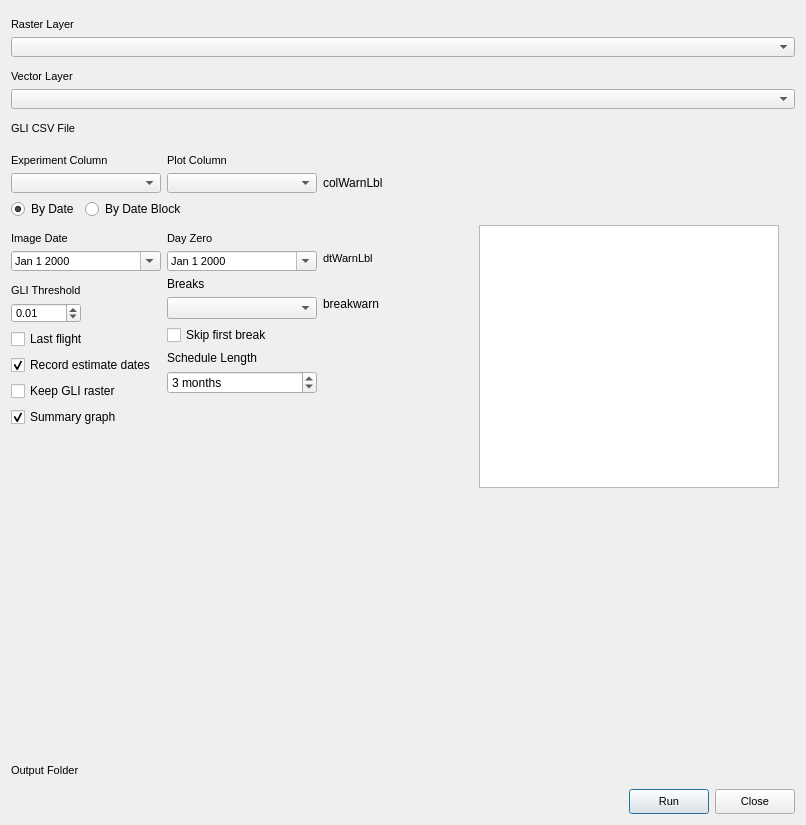
<?xml version="1.0" encoding="UTF-8"?>
<ui version="4.0">
 <class>MattiDialogBase</class>
 <widget class="QDialog" name="MattiDialogBase">
  <property name="geometry">
   <rect>
    <x>0</x>
    <y>0</y>
    <width>806</width>
    <height>825</height>
   </rect>
  </property>
  <property name="sizePolicy">
   <sizepolicy hsizetype="Preferred" vsizetype="Maximum">
    <horstretch>0</horstretch>
    <verstretch>0</verstretch>
   </sizepolicy>
  </property>
  <property name="minimumSize">
   <size>
    <width>0</width>
    <height>0</height>
   </size>
  </property>
  <property name="maximumSize">
   <size>
    <width>16777215</width>
    <height>16777215</height>
   </size>
  </property>
  <property name="windowTitle">
   <string>Matti</string>
  </property>
  <layout class="QGridLayout" name="gridLayout_2">
   <item row="0" column="0">
    <layout class="QVBoxLayout" name="verticalLayout_9">
     <item>
      <layout class="QVBoxLayout" name="verticalLayout_3">
       <item>
        <layout class="QVBoxLayout" name="verticalLayout_2">
         <item>
          <layout class="QVBoxLayout" name="verticalLayout">
           <item>
            <widget class="QLabel" name="label">
             <property name="minimumSize">
              <size>
               <width>0</width>
               <height>20</height>
              </size>
             </property>
             <property name="maximumSize">
              <size>
               <width>16777215</width>
               <height>20</height>
              </size>
             </property>
             <property name="font">
              <font>
               <pointsize>8</pointsize>
               <weight>50</weight>
               <bold>false</bold>
              </font>
             </property>
             <property name="text">
              <string>Raster Layer</string>
             </property>
             <property name="alignment">
              <set>Qt::AlignBottom|Qt::AlignLeading|Qt::AlignLeft</set>
             </property>
            </widget>
           </item>
           <item>
            <widget class="QComboBox" name="rasterCmboBox">
             <property name="maximumSize">
              <size>
               <width>16777215</width>
               <height>20</height>
              </size>
             </property>
             <property name="font">
              <font>
               <pointsize>8</pointsize>
              </font>
             </property>
            </widget>
           </item>
           <item>
            <widget class="QLabel" name="label_2">
             <property name="minimumSize">
              <size>
               <width>0</width>
               <height>20</height>
              </size>
             </property>
             <property name="maximumSize">
              <size>
               <width>16777215</width>
               <height>20</height>
              </size>
             </property>
             <property name="font">
              <font>
               <pointsize>8</pointsize>
               <weight>50</weight>
               <bold>false</bold>
              </font>
             </property>
             <property name="text">
              <string>Vector Layer</string>
             </property>
             <property name="alignment">
              <set>Qt::AlignBottom|Qt::AlignLeading|Qt::AlignLeft</set>
             </property>
            </widget>
           </item>
           <item>
            <widget class="QComboBox" name="shpCmboBox">
             <property name="maximumSize">
              <size>
               <width>16777215</width>
               <height>20</height>
              </size>
             </property>
             <property name="font">
              <font>
               <pointsize>8</pointsize>
              </font>
             </property>
            </widget>
           </item>
           <item>
            <widget class="QLabel" name="label_4">
             <property name="minimumSize">
              <size>
               <width>0</width>
               <height>20</height>
              </size>
             </property>
             <property name="maximumSize">
              <size>
               <width>16777215</width>
               <height>20</height>
              </size>
             </property>
             <property name="font">
              <font>
               <pointsize>8</pointsize>
               <weight>50</weight>
               <bold>false</bold>
              </font>
             </property>
             <property name="text">
              <string>GLI CSV File</string>
             </property>
             <property name="alignment">
              <set>Qt::AlignBottom|Qt::AlignLeading|Qt::AlignLeft</set>
             </property>
            </widget>
           </item>
           <item>
            <widget class="QgsFileWidget" name="csvFile">
             <property name="maximumSize">
              <size>
               <width>16777215</width>
               <height>20</height>
              </size>
             </property>
             <property name="font">
              <font>
               <pointsize>8</pointsize>
              </font>
             </property>
             <property name="dialogTitle">
              <string>Select GLI data CSV</string>
             </property>
             <property name="filter">
              <string>CSV Files (*.csv)</string>
             </property>
             <property name="storageMode">
              <enum>QgsFileWidget::SaveFile</enum>
             </property>
             <property name="relativeStorage">
              <enum>QgsFileWidget::Absolute</enum>
             </property>
            </widget>
           </item>
          </layout>
         </item>
         <item>
          <layout class="QHBoxLayout" name="horizontalLayout_2">
           <item>
            <layout class="QGridLayout" name="gridLayout">
             <item row="0" column="0">
              <widget class="QLabel" name="label_5">
               <property name="minimumSize">
                <size>
                 <width>150</width>
                 <height>20</height>
                </size>
               </property>
               <property name="maximumSize">
                <size>
                 <width>150</width>
                 <height>20</height>
                </size>
               </property>
               <property name="font">
                <font>
                 <pointsize>8</pointsize>
                 <weight>50</weight>
                 <bold>false</bold>
                </font>
               </property>
               <property name="text">
                <string>Experiment Column</string>
               </property>
               <property name="alignment">
                <set>Qt::AlignBottom|Qt::AlignLeading|Qt::AlignLeft</set>
               </property>
              </widget>
             </item>
             <item row="0" column="1">
              <widget class="QLabel" name="label_9">
               <property name="minimumSize">
                <size>
                 <width>150</width>
                 <height>20</height>
                </size>
               </property>
               <property name="maximumSize">
                <size>
                 <width>150</width>
                 <height>20</height>
                </size>
               </property>
               <property name="font">
                <font>
                 <pointsize>8</pointsize>
                 <weight>50</weight>
                 <bold>false</bold>
                </font>
               </property>
               <property name="text">
                <string>Plot Column</string>
               </property>
               <property name="alignment">
                <set>Qt::AlignBottom|Qt::AlignLeading|Qt::AlignLeft</set>
               </property>
              </widget>
             </item>
             <item row="1" column="0">
              <widget class="QComboBox" name="exptCmboBox">
               <property name="enabled">
                <bool>true</bool>
               </property>
               <property name="minimumSize">
                <size>
                 <width>150</width>
                 <height>20</height>
                </size>
               </property>
               <property name="maximumSize">
                <size>
                 <width>150</width>
                 <height>20</height>
                </size>
               </property>
              </widget>
             </item>
             <item row="1" column="1">
              <widget class="QComboBox" name="plotCmboBox">
               <property name="minimumSize">
                <size>
                 <width>150</width>
                 <height>20</height>
                </size>
               </property>
               <property name="maximumSize">
                <size>
                 <width>150</width>
                 <height>20</height>
                </size>
               </property>
              </widget>
             </item>
            </layout>
           </item>
           <item>
            <widget class="QLabel" name="colWarnLbl">
             <property name="minimumSize">
              <size>
               <width>150</width>
               <height>40</height>
              </size>
             </property>
             <property name="maximumSize">
              <size>
               <width>16777215</width>
               <height>40</height>
              </size>
             </property>
             <property name="text">
              <string>colWarnLbl</string>
             </property>
             <property name="alignment">
              <set>Qt::AlignBottom|Qt::AlignLeading|Qt::AlignLeft</set>
             </property>
             <property name="wordWrap">
              <bool>true</bool>
             </property>
            </widget>
           </item>
           <item>
            <spacer name="horizontalSpacer_4">
             <property name="orientation">
              <enum>Qt::Horizontal</enum>
             </property>
             <property name="sizeHint" stdset="0">
              <size>
               <width>40</width>
               <height>20</height>
              </size>
             </property>
            </spacer>
           </item>
          </layout>
         </item>
        </layout>
       </item>
       <item>
        <layout class="QHBoxLayout" name="horizontalLayout_3">
         <item>
          <widget class="QRadioButton" name="byDateBtn">
           <property name="text">
            <string>By Date</string>
           </property>
           <property name="checked">
            <bool>true</bool>
           </property>
           <attribute name="buttonGroup">
            <string notr="true">buttonGroup</string>
           </attribute>
          </widget>
         </item>
         <item>
          <widget class="QRadioButton" name="byDBBtn">
           <property name="text">
            <string>By Date Block</string>
           </property>
           <property name="checked">
            <bool>false</bool>
           </property>
           <attribute name="buttonGroup">
            <string notr="true">buttonGroup</string>
           </attribute>
          </widget>
         </item>
         <item>
          <spacer name="horizontalSpacer_2">
           <property name="orientation">
            <enum>Qt::Horizontal</enum>
           </property>
           <property name="sizeHint" stdset="0">
            <size>
             <width>40</width>
             <height>20</height>
            </size>
           </property>
          </spacer>
         </item>
        </layout>
       </item>
      </layout>
     </item>
     <item>
      <layout class="QHBoxLayout" name="horizontalLayout_4">
       <item>
        <layout class="QVBoxLayout" name="verticalLayout_6">
         <item>
          <widget class="QLabel" name="label_3">
           <property name="minimumSize">
            <size>
             <width>150</width>
             <height>20</height>
            </size>
           </property>
           <property name="maximumSize">
            <size>
             <width>150</width>
             <height>20</height>
            </size>
           </property>
           <property name="font">
            <font>
             <pointsize>8</pointsize>
             <weight>50</weight>
             <bold>false</bold>
            </font>
           </property>
           <property name="text">
            <string>Image Date</string>
           </property>
           <property name="alignment">
            <set>Qt::AlignBottom|Qt::AlignLeading|Qt::AlignLeft</set>
           </property>
          </widget>
         </item>
         <item>
          <widget class="QDateEdit" name="imgDt">
           <property name="minimumSize">
            <size>
             <width>150</width>
             <height>20</height>
            </size>
           </property>
           <property name="maximumSize">
            <size>
             <width>150</width>
             <height>20</height>
            </size>
           </property>
           <property name="font">
            <font>
             <pointsize>8</pointsize>
            </font>
           </property>
           <property name="displayFormat">
            <string>MMM d yyyy</string>
           </property>
           <property name="calendarPopup">
            <bool>true</bool>
           </property>
          </widget>
         </item>
         <item>
          <widget class="QLabel" name="label_6">
           <property name="minimumSize">
            <size>
             <width>0</width>
             <height>20</height>
            </size>
           </property>
           <property name="maximumSize">
            <size>
             <width>16777215</width>
             <height>20</height>
            </size>
           </property>
           <property name="font">
            <font>
             <pointsize>8</pointsize>
             <weight>50</weight>
             <bold>false</bold>
            </font>
           </property>
           <property name="text">
            <string>GLI Threshold</string>
           </property>
           <property name="alignment">
            <set>Qt::AlignBottom|Qt::AlignLeading|Qt::AlignLeft</set>
           </property>
          </widget>
         </item>
         <item>
          <widget class="QDoubleSpinBox" name="threshSpin">
           <property name="minimumSize">
            <size>
             <width>70</width>
             <height>0</height>
            </size>
           </property>
           <property name="maximumSize">
            <size>
             <width>70</width>
             <height>20</height>
            </size>
           </property>
           <property name="font">
            <font>
             <pointsize>8</pointsize>
            </font>
           </property>
           <property name="minimum">
            <double>-0.100000000000000</double>
           </property>
           <property name="maximum">
            <double>0.100000000000000</double>
           </property>
           <property name="singleStep">
            <double>0.010000000000000</double>
           </property>
           <property name="value">
            <double>0.010000000000000</double>
           </property>
          </widget>
         </item>
         <item>
          <widget class="QCheckBox" name="lastFlight">
           <property name="maximumSize">
            <size>
             <width>16777215</width>
             <height>20</height>
            </size>
           </property>
           <property name="text">
            <string>Last flight</string>
           </property>
          </widget>
         </item>
         <item>
          <widget class="QCheckBox" name="estBox">
           <property name="text">
            <string>Record estimate dates</string>
           </property>
           <property name="checked">
            <bool>true</bool>
           </property>
          </widget>
         </item>
         <item>
          <widget class="QCheckBox" name="gliKeep">
           <property name="maximumSize">
            <size>
             <width>16777215</width>
             <height>20</height>
            </size>
           </property>
           <property name="text">
            <string>Keep GLI raster</string>
           </property>
           <property name="checked">
            <bool>false</bool>
           </property>
          </widget>
         </item>
         <item>
          <widget class="QCheckBox" name="summaryBox">
           <property name="maximumSize">
            <size>
             <width>16777215</width>
             <height>20</height>
            </size>
           </property>
           <property name="text">
            <string>Summary graph</string>
           </property>
           <property name="checked">
            <bool>true</bool>
           </property>
          </widget>
         </item>
         <item>
          <spacer name="verticalSpacer_3">
           <property name="orientation">
            <enum>Qt::Vertical</enum>
           </property>
           <property name="sizeHint" stdset="0">
            <size>
             <width>20</width>
             <height>40</height>
            </size>
           </property>
          </spacer>
         </item>
        </layout>
       </item>
       <item>
        <layout class="QVBoxLayout" name="verticalLayout_5">
         <item>
          <widget class="QLabel" name="label_7">
           <property name="minimumSize">
            <size>
             <width>150</width>
             <height>20</height>
            </size>
           </property>
           <property name="maximumSize">
            <size>
             <width>150</width>
             <height>20</height>
            </size>
           </property>
           <property name="font">
            <font>
             <pointsize>8</pointsize>
             <weight>50</weight>
             <bold>false</bold>
            </font>
           </property>
           <property name="text">
            <string>Day Zero</string>
           </property>
           <property name="alignment">
            <set>Qt::AlignBottom|Qt::AlignLeading|Qt::AlignLeft</set>
           </property>
          </widget>
         </item>
         <item>
          <widget class="QDateEdit" name="dayzeroDt">
           <property name="minimumSize">
            <size>
             <width>150</width>
             <height>20</height>
            </size>
           </property>
           <property name="maximumSize">
            <size>
             <width>150</width>
             <height>20</height>
            </size>
           </property>
           <property name="font">
            <font>
             <pointsize>8</pointsize>
            </font>
           </property>
           <property name="displayFormat">
            <string>MMM d yyyy</string>
           </property>
           <property name="calendarPopup">
            <bool>true</bool>
           </property>
          </widget>
         </item>
         <item>
          <widget class="QLabel" name="label_10">
           <property name="text">
            <string>Breaks</string>
           </property>
          </widget>
         </item>
         <item>
          <widget class="QgsCheckableComboBox" name="wdaysCmboBox">
           <property name="defaultText">
            <string/>
           </property>
          </widget>
         </item>
         <item>
          <widget class="QCheckBox" name="skipCheckBox">
           <property name="text">
            <string>Skip first break</string>
           </property>
          </widget>
         </item>
         <item>
          <widget class="QLabel" name="label_11">
           <property name="text">
            <string>Schedule Length</string>
           </property>
          </widget>
         </item>
         <item>
          <widget class="QSpinBox" name="lengthSpinBox">
           <property name="suffix">
            <string> months</string>
           </property>
           <property name="minimum">
            <number>1</number>
           </property>
           <property name="maximum">
            <number>6</number>
           </property>
           <property name="value">
            <number>3</number>
           </property>
          </widget>
         </item>
         <item>
          <spacer name="verticalSpacer_2">
           <property name="orientation">
            <enum>Qt::Vertical</enum>
           </property>
           <property name="sizeHint" stdset="0">
            <size>
             <width>20</width>
             <height>40</height>
            </size>
           </property>
          </spacer>
         </item>
        </layout>
       </item>
       <item>
        <layout class="QVBoxLayout" name="verticalLayout_7">
         <item>
          <layout class="QVBoxLayout" name="verticalLayout_4">
           <item>
            <widget class="QLabel" name="dtWarnLbl">
             <property name="sizePolicy">
              <sizepolicy hsizetype="Preferred" vsizetype="Preferred">
               <horstretch>0</horstretch>
               <verstretch>0</verstretch>
              </sizepolicy>
             </property>
             <property name="minimumSize">
              <size>
               <width>150</width>
               <height>40</height>
              </size>
             </property>
             <property name="maximumSize">
              <size>
               <width>16777215</width>
               <height>40</height>
              </size>
             </property>
             <property name="font">
              <font>
               <pointsize>8</pointsize>
              </font>
             </property>
             <property name="text">
              <string>dtWarnLbl</string>
             </property>
             <property name="alignment">
              <set>Qt::AlignBottom|Qt::AlignLeading|Qt::AlignLeft</set>
             </property>
             <property name="wordWrap">
              <bool>true</bool>
             </property>
            </widget>
           </item>
           <item>
            <widget class="QLabel" name="wdayWarnLbl">
             <property name="minimumSize">
              <size>
               <width>0</width>
               <height>40</height>
              </size>
             </property>
             <property name="text">
              <string>breakwarn</string>
             </property>
             <property name="alignment">
              <set>Qt::AlignBottom|Qt::AlignLeading|Qt::AlignLeft</set>
             </property>
            </widget>
           </item>
           <item>
            <spacer name="verticalSpacer_4">
             <property name="orientation">
              <enum>Qt::Vertical</enum>
             </property>
             <property name="sizeHint" stdset="0">
              <size>
               <width>20</width>
               <height>40</height>
              </size>
             </property>
            </spacer>
           </item>
          </layout>
         </item>
        </layout>
       </item>
       <item>
        <layout class="QVBoxLayout" name="verticalLayout_8">
         <item>
          <widget class="QTableWidget" name="matTbl">
           <property name="sizePolicy">
            <sizepolicy hsizetype="Expanding" vsizetype="Expanding">
             <horstretch>0</horstretch>
             <verstretch>0</verstretch>
            </sizepolicy>
           </property>
           <property name="minimumSize">
            <size>
             <width>300</width>
             <height>0</height>
            </size>
           </property>
           <property name="maximumSize">
            <size>
             <width>300</width>
             <height>300</height>
            </size>
           </property>
           <property name="horizontalScrollBarPolicy">
            <enum>Qt::ScrollBarAlwaysOff</enum>
           </property>
           <property name="sizeAdjustPolicy">
            <enum>QAbstractScrollArea::AdjustToContents</enum>
           </property>
           <property name="alternatingRowColors">
            <bool>true</bool>
           </property>
           <property name="showGrid">
            <bool>false</bool>
           </property>
           <attribute name="horizontalHeaderVisible">
            <bool>true</bool>
           </attribute>
           <attribute name="horizontalHeaderCascadingSectionResizes">
            <bool>false</bool>
           </attribute>
           <attribute name="horizontalHeaderStretchLastSection">
            <bool>true</bool>
           </attribute>
           <attribute name="verticalHeaderVisible">
            <bool>false</bool>
           </attribute>
           <attribute name="verticalHeaderCascadingSectionResizes">
            <bool>false</bool>
           </attribute>
          </widget>
         </item>
        </layout>
       </item>
       <item>
        <spacer name="horizontalSpacer_3">
         <property name="orientation">
          <enum>Qt::Horizontal</enum>
         </property>
         <property name="sizeHint" stdset="0">
          <size>
           <width>40</width>
           <height>20</height>
          </size>
         </property>
        </spacer>
       </item>
      </layout>
     </item>
     <item>
      <spacer name="verticalSpacer_5">
       <property name="orientation">
        <enum>Qt::Vertical</enum>
       </property>
       <property name="sizeHint" stdset="0">
        <size>
         <width>20</width>
         <height>40</height>
        </size>
       </property>
      </spacer>
     </item>
     <item>
      <widget class="QLabel" name="label_8">
       <property name="minimumSize">
        <size>
         <width>0</width>
         <height>20</height>
        </size>
       </property>
       <property name="maximumSize">
        <size>
         <width>16777215</width>
         <height>20</height>
        </size>
       </property>
       <property name="font">
        <font>
         <pointsize>8</pointsize>
         <weight>50</weight>
         <bold>false</bold>
        </font>
       </property>
       <property name="text">
        <string>Output Folder</string>
       </property>
       <property name="alignment">
        <set>Qt::AlignBottom|Qt::AlignLeading|Qt::AlignLeft</set>
       </property>
      </widget>
     </item>
     <item>
      <widget class="QgsFileWidget" name="outputFolder">
       <property name="maximumSize">
        <size>
         <width>16777215</width>
         <height>20</height>
        </size>
       </property>
       <property name="font">
        <font>
         <pointsize>8</pointsize>
        </font>
       </property>
       <property name="storageMode">
        <enum>QgsFileWidget::GetDirectory</enum>
       </property>
       <property name="relativeStorage">
        <enum>QgsFileWidget::Absolute</enum>
       </property>
      </widget>
     </item>
     <item>
      <layout class="QHBoxLayout" name="horizontalLayout">
       <item>
        <spacer name="horizontalSpacer">
         <property name="minimumSize">
          <size>
           <width>0</width>
           <height>25</height>
          </size>
         </property>
         <property name="maximumSize">
          <size>
           <width>16777215</width>
           <height>25</height>
          </size>
         </property>
         <property name="font">
          <font>
           <pointsize>8</pointsize>
          </font>
         </property>
         <property name="orientation">
          <enum>Qt::Horizontal</enum>
         </property>
         <property name="sizeHint" stdset="0">
          <size>
           <width>40</width>
           <height>22</height>
          </size>
         </property>
        </spacer>
       </item>
       <item>
        <widget class="QPushButton" name="runBtn">
         <property name="minimumSize">
          <size>
           <width>0</width>
           <height>25</height>
          </size>
         </property>
         <property name="maximumSize">
          <size>
           <width>16777215</width>
           <height>25</height>
          </size>
         </property>
         <property name="font">
          <font>
           <pointsize>8</pointsize>
          </font>
         </property>
         <property name="text">
          <string>Run</string>
         </property>
         <property name="default">
          <bool>true</bool>
         </property>
        </widget>
       </item>
       <item>
        <widget class="QPushButton" name="closeBtn">
         <property name="minimumSize">
          <size>
           <width>0</width>
           <height>25</height>
          </size>
         </property>
         <property name="maximumSize">
          <size>
           <width>16777215</width>
           <height>25</height>
          </size>
         </property>
         <property name="font">
          <font>
           <pointsize>8</pointsize>
          </font>
         </property>
         <property name="text">
          <string>Close</string>
         </property>
        </widget>
       </item>
      </layout>
     </item>
    </layout>
   </item>
  </layout>
 </widget>
 <customwidgets>
  <customwidget>
   <class>QgsCheckableComboBox</class>
   <extends>QComboBox</extends>
   <header>qgscheckablecombobox.h</header>
  </customwidget>
  <customwidget>
   <class>QgsFileWidget</class>
   <extends>QWidget</extends>
   <header>qgsfilewidget.h</header>
  </customwidget>
 </customwidgets>
 <resources/>
 <connections/>
 <buttongroups>
  <buttongroup name="buttonGroup"/>
 </buttongroups>
</ui>
